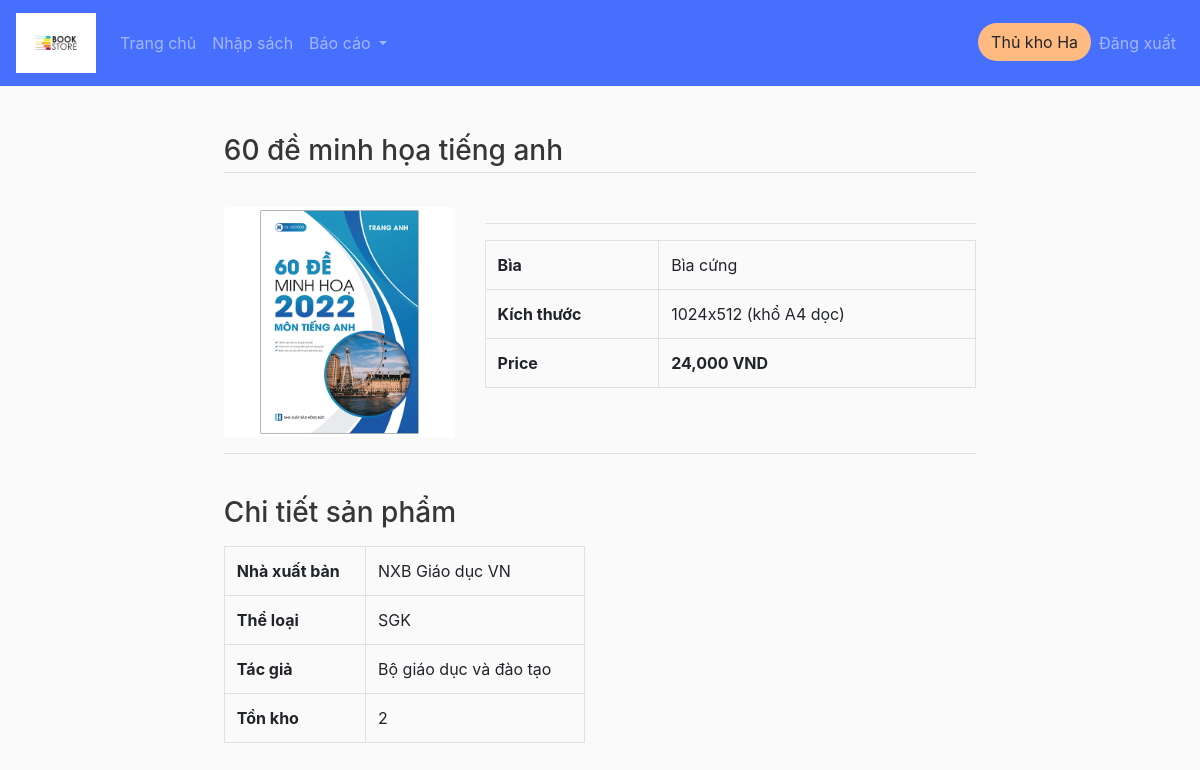
The app's page /book/9/ (signed in), older data.
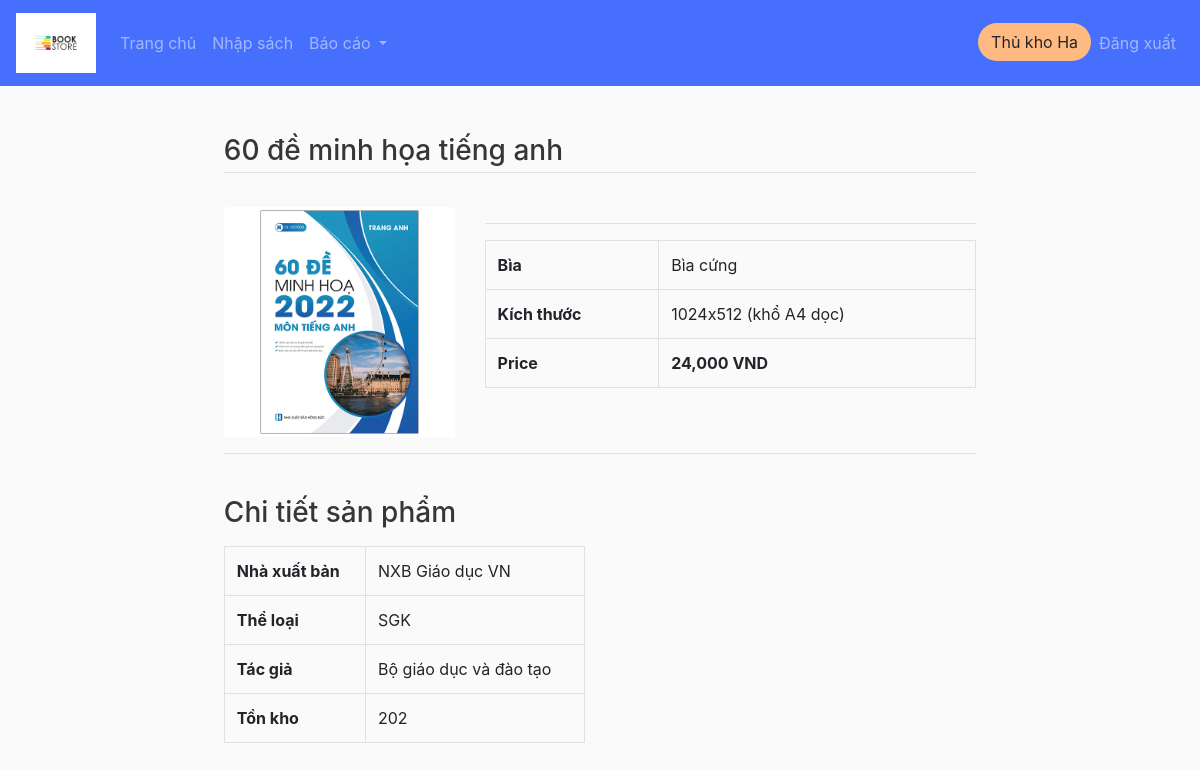
The same page, newer data.
### book/models.py (models this page shows, shortened)
class Sach(models.Model):
    ten_sach = models.CharField('Tên sách', max_length=100, null=True)
    ngay_nhap = models.DateField('Ngày nhập', null=True, default=timezone.now)
    so_luong = models.PositiveIntegerField('Số lượng', null=True)
    the_loai = models.CharField('Thể loại', max_length=100, null=True)
    tac_gia = models.CharField('Tác giả', max_length=100, null=True)
    don_gia = models.PositiveBigIntegerField('Đơn giá', null=True)
    gia_ban = models.PositiveBigIntegerField('Giá bán', null=True)
    nha_xuat_ban = models.CharField('Nhà xuất bản', max_length=100, null=True)
    nam_xuat_ban = models.PositiveIntegerField('Năm xuất bản', null=True)
    nguoi_nhap = models.ForeignKey(Person, verbose_name= 'Người nhập', null=True, on_delete=models.PROTECT)
    anh_sach = models.ImageField(default="static/placeholder.png",null=True, blank=True)
    mo_ta = models.TextField("Mô tả ngắn", max_length=1000, null=True, blank=True)
    @property
    def get_book_quantity(self):
        return self.so_luong-20
    class Meta: # vì django ko cho tạo PK 2 thuộc tính nên làm cách này
        unique_together = ('id', 'ngay_nhap',)
        verbose_name_plural = "Sách"

### book/views.py (the view)
# urls.py: path('book/<str:pk>/', views.book_details, name='book'), # xem chi tiết sách
def book_details(request, pk):
    if request.user.is_authenticated:
        book = Sach.objects.get(id=pk) # truy vấn sách có mã pk từ csdl
        cart_info = get_cart_info(request)
    context = {'book': book, 'cartItems':cart_info['cartItems']}
    return render(request, 'book/book.html', context= context)

### book/models.py (called while the page is built)
    @property
    def get_group_name(self):
        query_set = Group.objects.filter(user = self.user)
        if not query_set:
            query_set = ''
        else:
            query_set = query_set[0].name.capitalize()
        return query_set

    @property
    def get_debt(self):
        if 'kh' in self.id:
            s = 0
            cac_hd = HoaDon.objects.filter(khach_hang=self)
            for hd in cac_hd:
                if hd.tong_tien != hd.da_tra and hd.da_tra != -1:
                    s += hd.tong_tien - hd.da_tra
                    print(hd, s)
            return s

    @property
    def get_cart_items(self):
        cac_mat_hang = self.chitiethoadon_set.all()
        total = sum([mh.so_luong for mh in cac_mat_hang])
        return total

### book/utils.py (called while the page is built)
def get_cart_info(request):
    if request.user.is_authenticated:
        kh = request.user.person
        hd = HoaDon.objects.get(khach_hang = kh, da_tra=-1, tong_tien=0)
        mat_hang = hd.chitiethoadon_set.all()
        cartItems = hd.get_cart_items
    return {'mat_hang': mat_hang, 'hd':hd, 'cartItems': cartItems}

### book/templates/book/book.html (shortened to what this page needs)
{% extends 'book/main.html' %}
{% block content %}
<main class="container my-4">
    <h3 class="my-4 border-bottom pb-1">{{book.ten_sach}}</h3>
    <div class="row">
		<div class="col-md-4">
			<img id="zoom_01" data-zoom-image={{book.anh_sach.url}} src={{book.anh_sach.url}} class="card-img-top" alt="{{book.ten_sach}}">
		</div>
        <div class="col-md-8">
            <hr/>
            <table class="table table-bordered">
				<tr>
					<th>Bìa</th>
					<td>
						Bìa cứng
					</td>
				</tr>
				<tr>
					<th>Kích thước</th>
					<td>
						1024x512 (khổ A4 dọc)
					</td>
				</tr>
				<tr>
					<th>Price</th>
					<th><span class="product-price-{{book.id}}">{{book.gia_ban|floatformat:"-3g"}} VND</span></th>
				</tr>
			</table>
        </div>
    </div>
    <hr />
	<div class="row">
        <div class="col-md-6">
            <h3 class="my-3">Chi tiết sản phẩm</h3>
			<table class="table table-bordered">
				<tr>
					<th>Nhà xuất bản</th>
					<td><a>{{book.nha_xuat_ban}}</a></td>
				</tr>
				<tr>
					<th>Thể loại</th>
					<td><a>{{book.the_loai}}</a></td>
				</tr>
				<tr>
					<th>Tác giả</th>
					<td>{{book.tac_gia}}</td>
				</tr>
                <tr>
					<th>Tồn kho</th>
					<td>{{book.get_book_quantity}}</td>
				</tr>
			</table>
        </div>
    </div>
</main>
{% endblock %}

Row changes from the older to the newer data that the page shows:
changed Sach "60 đề minh họa tiếng anh": get_book_quantity "2" → "202"
